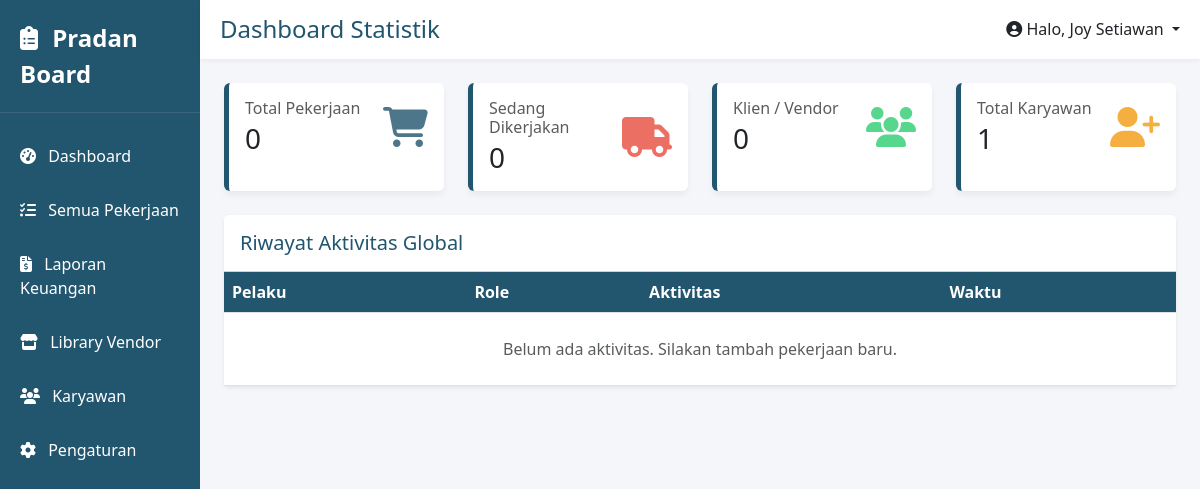
Page / (signed in) on the earlier database version.
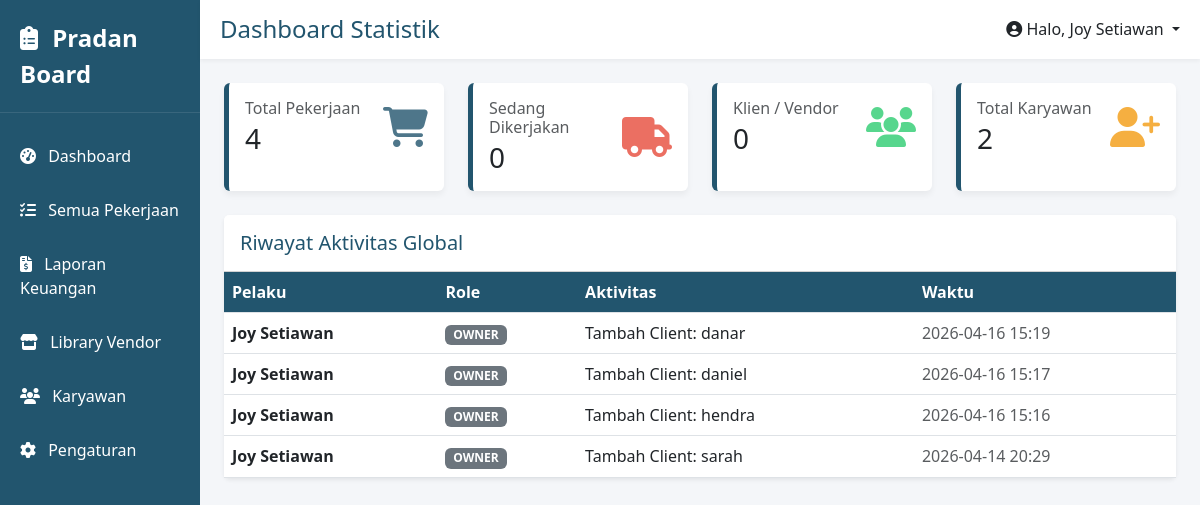
Same page on the later database version.
### models.py (models this page shows)
class User(db.Model):
    id = db.Column(db.Integer, primary_key=True)
    name = db.Column(db.String(100), nullable=False)
    email = db.Column(db.String(120), unique=True, nullable=False)
    password = db.Column(db.String(200), nullable=False)
    role = db.Column(db.String(20), nullable=False)
    is_approved = db.Column(db.Boolean, default=False)

class ActivityLog(db.Model):
    id = db.Column(db.Integer, primary_key=True)
    user_id = db.Column(db.Integer, db.ForeignKey('user.id'))
    action = db.Column(db.String(255))
    created_at = db.Column(db.DateTime, default=datetime.utcnow)

### app.py (the view)
@app.route('/')
def home():
    user = get_current_user()
    if not user: return redirect(url_for('login'))
    return render_template('dashboard.html',
                           total_pekerjaan=Task.query.count(),
                           sedang_dikerjakan=Task.query.filter_by(status='doing').count(),
                           total_karyawan=User.query.filter_by(is_approved=True).count(),
                           logs=ActivityLog.query.order_by(ActivityLog.created_at.desc()).limit(5).all())

### app.py (called while the page is built)
def get_current_user():
    user_id = session.get('user_id')
    if user_id: return db.session.get(User, user_id)
    return None

@app.context_processor
def inject_user():
    return dict(user=get_current_user(), User=User)

### templates/dashboard.html
{% extends "base.html" %}
{% block page_title %}Dashboard Statistik{% endblock %}
{% block content %}
<div class="row mb-4">
    <div class="col-md-3">
        <a href="{{ url_for('semuapekerjaan') }}" class="text-decoration-none text-dark">
            <div class="card stat-card p-3 h-100">
                <div class="d-flex justify-content-between align-items-center">
                    <div><h6 class="text-muted mb-1">Total Pekerjaan</h6><h3 class="m-0">{{ total_pekerjaan }}</h3></div>
                    <i class="fas fa-shopping-cart stat-icon"></i>
                </div>
            </div>
        </a>
    </div>
    <div class="col-md-3">
        <a href="{{ url_for('pekerjaan_aktif') }}" class="text-decoration-none text-dark">
            <div class="card stat-card p-3 h-100">
                <div class="d-flex justify-content-between align-items-center">
                    <div><h6 class="text-muted mb-1">Sedang Dikerjakan</h6><h3 class="m-0">{{ sedang_dikerjakan }}</h3></div>
                    <i class="fas fa-truck stat-icon" style="color: #e74c3c;"></i>
                </div>
            </div>
        </a>
    </div>
    <div class="col-md-3">
        <a href="{{ url_for('klien') }}" class="text-decoration-none text-dark">
            <div class="card stat-card p-3 h-100">
                <div class="d-flex justify-content-between align-items-center">
                    <div><h6 class="text-muted mb-1">Klien / Vendor</h6><h3 class="m-0">0</h3></div>
                    <i class="fas fa-users stat-icon" style="color: #2ecc71;"></i>
                </div>
            </div>
        </a>
    </div>
    <div class="col-md-3">
        <a href="{{ url_for('karyawan') }}" class="text-decoration-none text-dark">
            <div class="card stat-card p-3 h-100">
                <div class="d-flex justify-content-between align-items-center">
                    <div><h6 class="text-muted mb-1">Total Karyawan</h6><h3 class="m-0">{{ total_karyawan }}</h3></div>
                    <i class="fas fa-user-plus stat-icon" style="color: #f39c12;"></i>
                </div>
            </div>
        </a>
    </div>
</div>
<div class="card border-0 shadow-sm">
    <div class="card-header bg-white py-3"><h5 class="m-0 font-weight-bold" style="color: var(--pradan-blue);">Riwayat Aktivitas Global</h5></div>
    <div class="card-body p-0">
        <table class="table table-hover table-custom m-0">
            <thead><tr><th>Pelaku</th><th>Role</th><th>Aktivitas</th><th>Waktu</th></tr></thead>
            <tbody>
                {% for log in logs %}
                <tr>
                    <td><strong>{{ User.query.get(log.user_id).name }}</strong></td>
                    <td><span class="badge bg-secondary">{{ User.query.get(log.user_id).role.upper() }}</span></td>
                    <td>{{ log.action }}</td>
                    <td class="text-muted">{{ log.created_at.strftime('%Y-%m-%d %H:%M') }}</td>
                </tr>
                {% else %}
                <tr><td colspan="4" class="text-center text-muted p-4">Belum ada aktivitas. Silakan tambah pekerjaan baru.</td></tr>
                {% endfor %}
            </tbody>
        </table>
    </div>
</div>
{% endblock %}

### templates/base.html (shortened to what this page needs)
<!DOCTYPE html>
<html lang="id">
<head>
    <link href="https://cdn.jsdelivr.net/npm/bootstrap@5.3.0/dist/css/bootstrap.min.css" rel="stylesheet">
    <link rel="stylesheet" href="https://cdnjs.cloudflare.com/ajax/libs/font-awesome/6.4.0/css/all.min.css">
</head>
<body>
<div class="container-fluid">
    <div class="row">
        <div class="col-md-2 p-0 sidebar d-none d-md-block">
            <div class="brand"><i class="fas fa-clipboard-list me-2"></i> Pradan Board</div>
            <div class="mt-3">
                <a href="{{ url_for('home') }}"><i class="fas fa-tachometer-alt me-2"></i> Dashboard</a>
                <a href="{{ url_for('semuapekerjaan') }}"><i class="fas fa-tasks me-2"></i> Semua Pekerjaan</a>
                {% if user and user.role in ['accounting', 'owner'] %}
                <a href="{{ url_for('accounting_sheet') }}"><i class="fas fa-file-invoice-dollar me-2"></i> Laporan Keuangan</a>
                {% endif %}
                <a href="{{ url_for('vendor') }}"><i class="fas fa-store me-2"></i> Library Vendor</a>
                <a href="{{ url_for('karyawan') }}"><i class="fas fa-users me-2"></i> Karyawan</a>
                <a href="{{ url_for('pengaturan') }}"><i class="fas fa-cog me-2"></i> Pengaturan</a>
            </div>
        </div>
        <div class="col-md-10 p-0">
            <div class="topbar d-flex justify-content-between align-items-center">
                <h4 class="m-0" style="color: var(--pradan-blue);">{% block page_title %}{% endblock %}</h4>
                <div class="dropdown">
                    <a class="text-dark text-decoration-none dropdown-toggle" href="#" role="button" data-bs-toggle="dropdown">
                        <i class="fas fa-user-circle"></i> Halo, {% if user %}{{ user.name }}{% endif %}
                    </a>
                </div>
            </div>
            <div class="p-4">
                {% block content %}{% endblock %}
            </div>
        </div>
    </div>
</div>
</body>
</html>

### templates/base.html (style rules this page uses)
:root { --pradan-blue: #22556e; --pradan-light: #f4f6f9; }
body { background-color: var(--pradan-light); font-family: 'Segoe UI', Tahoma, Geneva, Verdana, sans-serif; }
.sidebar { background-color: var(--pradan-blue); color: white; min-height: 100vh; }
.sidebar .brand { font-size: 1.5rem; font-weight: bold; padding: 20px; border-bottom: 1px solid rgba(255,255,255,0.1); }
.sidebar a { color: white; text-decoration: none; display: block; padding: 15px 20px; transition: 0.3s; }
.topbar { background-color: white; box-shadow: 0 2px 4px rgba(0,0,0,0.05); padding: 15px 20px; }
.stat-card { border: none; border-left: 5px solid var(--pradan-blue); box-shadow: 0 4px 6px rgba(0,0,0,0.05); transition: 0.3s; }
.stat-icon { font-size: 2.5rem; color: var(--pradan-blue); opacity: 0.8; }
.table-custom th { background-color: var(--pradan-blue); color: white; }

Differences in the rows shown:
added ActivityLog: {{ User.query.get(log.user_id).name }} "Joy Setiawan", {{ User.query.get(log.user_id).role.upper() }} "OWNER", action "Tambah Client: danar", created_at "2026-04-16 15:19"
added ActivityLog: {{ User.query.get(log.user_id).name }} "Joy Setiawan", {{ User.query.get(log.user_id).role.upper() }} "OWNER", action "Tambah Client: daniel", created_at "2026-04-16 15:17"
added ActivityLog: {{ User.query.get(log.user_id).name }} "Joy Setiawan", {{ User.query.get(log.user_id).role.upper() }} "OWNER", action "Tambah Client: hendra", created_at "2026-04-16 15:16"
added ActivityLog: {{ User.query.get(log.user_id).name }} "Joy Setiawan", {{ User.query.get(log.user_id).role.upper() }} "OWNER", action "Tambah Client: sarah", created_at "2026-04-14 20:29"
Other differences:
{{ total_pekerjaan }}: "0" → "4"
{{ total_karyawan }}: "1" → "2"
text no longer shown: "Belum ada aktivitas. Silakan tambah pekerjaan baru."
